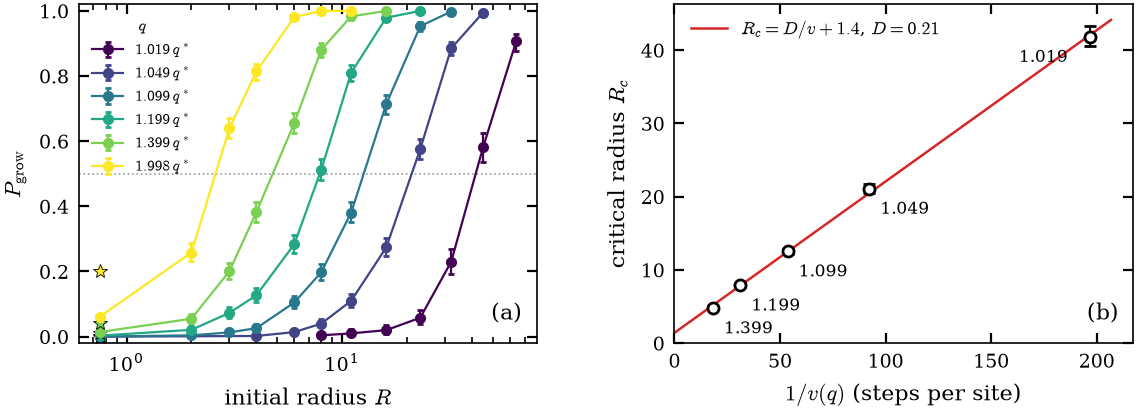

Generate this figure with Python:
"""Fig. drop: critical droplets at p = 1/2. (a) boundary-growth probability of a disordered disk of radius R
in the dead state (E14_drop05, 500-1000 replicas per point); (b) R_c (P_grow = 1/2) against the
inverse planar-front velocity 1/v(q), with R_c = D/v + a lattice-scale offset.
Only completed fixed-N replica groups are used. P_grow counts boundary hits
by each run's stated T; a still-alive unescaped seed is not a boundary hit."""
import csv
import glob
import os
import re
from pathlib import Path

import matplotlib.pyplot as plt
import numpy as np

from common import COL, FIGDATA, RUNS, label, save
from campaign.v2.analysis.seed_tails import read_batch, binomial_interval
from campaign.v2.analysis.droplets import critical_radius, radius_bootstrap
from common import ROOT
import json

from common import QSTAR05 as QS


def surv():
    """P_grow(R) per q from E14_drop05; the R = 0.75 (2x2 block, sites alive with probability 1/2) points are
    replaced by the 4000-replica runs of R2_seed22 (2026-10-31) where available, and the full 2x2 block
    of live sites (R2_seed22 'full') is returned separately."""
    rows, full = {}, {}
    audit = []
    for f in sorted(glob.glob(os.path.join(RUNS, "E14_drop05", "out", "*.txt"))):
        m = re.match(r"p0.5_a0.5_j2_q([\d.]+)_R([\d.]+)_L(\d+)_drop", os.path.basename(f))
        batch=read_batch(Path(f))
        n,s,escaped=map(int,batch['values'][-1])
        eligible=batch['completed'] and batch['reached_fixed_max']
        audit.append(dict(path=f,q=float(m[1]),R=float(m[2]),n=n,surviving_or_escaped=s,
                          escaped=escaped,T=int(batch['times'][-1]),eligible=eligible,
                          seed=batch['seed'],source_sha256=batch['sha256'],n_planned=batch['declared_replicas'],
                          adaptive_target=batch['adaptive_target']))
        if not eligible:
            print('Excluded unfinished replica group:',f,n,batch['declared_replicas'])
            continue
        s=escaped  # Common endpoint: macroscopic boundary growth by T.
        lo,hi,_=binomial_interval(s,n)
        rows.setdefault(float(m[1]), []).append((float(m[2]),s/n,s/n-lo,n,hi-s/n))
    for f in sorted(glob.glob(os.path.join(RUNS, "R2_seed22", "out", "*.txt"))):
        m = re.match(r"p0.5_a0.5_j2_q([\d.]+)_R0.75(full|half)_L1024_drop", os.path.basename(f))
        if not m:
            continue
        batch=read_batch(Path(f))
        n,s,escaped=map(int,batch['values'][-1])
        eligible=batch['completed'] and batch['reached_fixed_max']
        audit.append(dict(path=f,q=float(m[1]),R=.75,n=n,surviving_or_escaped=s,
                          escaped=escaped,T=int(batch['times'][-1]),eligible=eligible,
                          seed=batch['seed'],source_sha256=batch['sha256'],n_planned=batch['declared_replicas'],
                          adaptive_target=batch['adaptive_target']))
        if not eligible:continue
        s=escaped  # Common endpoint: macroscopic boundary growth by T.
        lo,hi,_=binomial_interval(s,n)
        x=float(m[1])
        pt=(.75,s/n,s/n-lo,n,hi-s/n)
        if m[2] == "half" and x in rows:
            rows[x] = [r for r in rows[x] if r[0] != 0.75] + [pt]
        elif m[2] == "full":
            full[x] = pt
    from common import ROOT
    out=Path(ROOT)/'campaign/v3/results/droplets';out.mkdir(exist_ok=True,parents=True)
    with (out/'critical_drop_counts.csv').open('w') as stream:
        writer=csv.DictWriter(stream,fieldnames=list(audit[0]));writer.writeheader();writer.writerows(audit)
    return {x: np.array(sorted(v)) for x, v in rows.items()}, full


def rc(d):
    return critical_radius(d[:,0],d[:,1])


def front_v(threshold=.3,t0=2000.):
    """Corrected outer-envelope planar velocities, with independent seed samples."""
    out={}
    path=Path(ROOT)/'campaign/v2/results/drop_fronts/runs.csv'
    with path.open() as stream:
        for r in csv.DictReader(stream):
            if (float(r['threshold'])==threshold and float(r['t0'])==t0
                    and r['estimator']=='envelope' and r['done']=='True'
                    and np.isfinite(float(r['v']))):
                out.setdefault(float(r['q']),[]).append(float(r['v']))
    x=np.array(sorted(out));values=[np.asarray(out[q]) for q in x]
    return x,np.array([v.mean() for v in values]),values


if __name__ == "__main__":
    S, FULL = surv()
    xv, vv, v_runs = front_v()
    rng=np.random.default_rng(3829);bootstrap=5000;radius_results=[]
    fig, (a, b) = plt.subplots(1, 2, figsize=(1.0 * 3.4 * 2, 2.2), gridspec_kw=dict(wspace=0.3))
    cmap = plt.get_cmap("viridis")
    xs = sorted(S)
    res = []
    for i, x in enumerate(xs):
        d = S[x]
        c = cmap(i / (len(xs) - 1))
        a.errorbar(d[:, 0], d[:, 1], np.array([d[:,2],d[:,4]]), fmt="o-", color=c, ms=3, capsize=1.2, lw=0.8, label=f"${x/QS:.3f}\\,q^*$")
        if x in FULL:
            a.errorbar([FULL[x][0]], [FULL[x][1]], [[FULL[x][2]],[FULL[x][4]]], fmt="*", color=c, ms=5, capsize=1.2, mec="k", mew=0.3)
        radius_result=radius_bootstrap(d[:,0],d[:,1],d[:,3],bootstrap,rng)
        radius_result["q"]=x;radius_results.append(radius_result)
        R_c = radius_result["radius"]
        v = np.interp(x, xv, vv) if x <= xv.max() else np.nan
        res.append((x, R_c, v))
        print(f"q={x:.7f} x={x/QS:.3f} R_c={R_c:.2f} v={v:.5f} R_c*v={R_c * v:.3f}  n={d[:, 3].min():.0f}-{d[:, 3].max():.0f}")
    a.axhline(0.5, color="0.6", lw=0.6, ls=":")
    a.set(xscale="log", xlabel=r"initial radius $R$", ylabel=r"$P_{\rm grow}$", ylim=(-0.02, 1.02))
    a.legend(fontsize=5.5, loc="upper left", title=r"$q$", title_fontsize=6)
    label(a, "(a)", x=.9, y=.12)
    res = np.array(res)
    ok = np.isfinite(res[:, 2])
    inv = 1 / res[ok, 2]
    A = np.vstack([inv, np.ones_like(inv)]).T
    (D, dR), *_ = np.linalg.lstsq(A, res[ok, 1], rcond=None)
    print(f"fit R_c = D/v + dR: D = {D:.3f}, dR = {dR:.2f}")
    lower=np.array([r['ci_low'] for r in radius_results])[ok]
    upper=np.array([r['ci_high'] for r in radius_results])[ok]
    b.errorbar(inv,res[ok,1],yerr=[res[ok,1]-lower,upper-res[ok,1]],fmt='ko',ms=4,mfc='w',capsize=2,lw=.7)
    # Each bootstrap draw uses one shared velocity grid for every interpolated q.
    velocity_draws=np.column_stack([r[rng.integers(0,len(r),(bootstrap,len(r)))].mean(1) for r in v_runs])
    fitted=[]
    for draw in range(bootstrap):
        radius=np.array([r['samples'][draw] for r in radius_results])[ok]
        velocity=np.interp(res[ok,0],xv,velocity_draws[draw])
        if np.all(np.isfinite(radius)) and np.all(velocity>0):
            fitted.append(np.linalg.lstsq(np.column_stack([1/velocity,np.ones(len(radius))]),radius,rcond=None)[0])
    ci=np.quantile(fitted,[.025,.975],axis=0)
    sensitivity=[]
    for threshold in (.2,.3,.5):
        for t0 in (1000.,2000.,3000.):
            xx,vel,_=front_v(threshold,t0)
            vvq=np.interp(res[ok,0],xx,vel)
            coef=np.linalg.lstsq(np.column_stack([1/vvq,np.ones(len(vvq))]),res[ok,1],rcond=None)[0]
            sensitivity.append(dict(threshold=threshold,t0=t0,D=float(coef[0]),offset=float(coef[1])))
    analysis=dict(endpoint='boundary growth before extinction by the protocol-specific T',
        radius_interpolation='linear logit P in log R',
        radius_results=[{k:val for k,val in r.items() if k!='samples'} for r in radius_results],
        curvature=dict(D=float(D),offset=float(dR),D_ci95=ci[:,0].tolist(),offset_ci95=ci[:,1].tolist(),
            bootstrap_valid=len(fitted),bootstrap_requested=bootstrap,
            interval_scope='conditional binomial replica and independent planar-run sampling; excludes protocol, interpolation, tracker, and curvature-model systematics'),
        tracker_sensitivity=sensitivity)
    (Path(ROOT)/'campaign/v3/results/droplets/critical_radius.json').write_text(json.dumps(analysis,indent=2)+'\n')
    print('Conditional bootstrap D interval:',ci[:,0],'; tracker/window range:',min(r['D'] for r in sensitivity),max(r['D'] for r in sensitivity))
    for (x, R_c, v) in res[ok]:
        b.annotate(f"{x/QS:.3f}", (1 / v, R_c), textcoords="offset points", xytext=(-8 if 1 / v > 150 else 4, -9), fontsize=6, ha="right" if 1 / v > 150 else "left")
    g = np.linspace(0, inv.max() * 1.05, 50)
    b.plot(g, D * g + dR, "C3-", lw=0.9, label=f"$R_c = D/v + {dR:.1f}$, $D={D:.2f}$")
    b.set(xlabel=r"$1/v(q)$ (steps per site)", ylabel=r"critical radius $R_c$", xlim=(0, None), ylim=(0, None))
    b.legend(fontsize=6.5, loc="upper left")
    label(b, "(b)", x=0.9, y=0.12)
    save(fig, "fig_drop")
